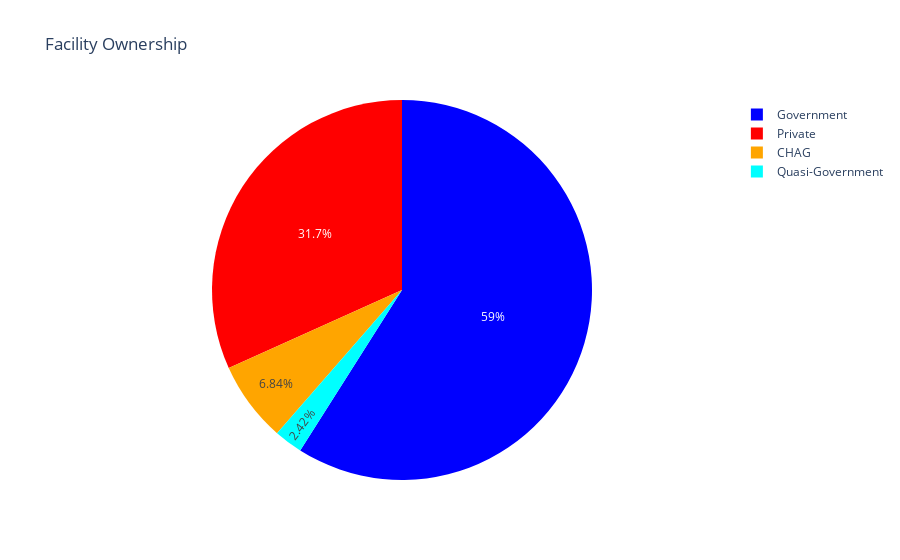

This figure's notebook cell:
### Markdown cell above
# Analysis
Let's do some deeper visualization of our data by region to see what we can find.

### Code cell
lab = fac['Ownership'].value_counts().keys().tolist()
val = fac['Ownership'].value_counts().values.tolist()
trace = go.Pie(labels=lab, 
                values=val, 
                marker=dict(colors=['blue', 'red', 'orange', 'cyan']), 
                hoverinfo='value')
data = [trace]
layout = go.Layout(title='Facility Ownership')
fig = go.Figure(data = data,layout = layout)
fig.show()

### Figure 1 — Plotly figure (JSON) as saved in the notebook; plotly's stock layout.template omitted (floating-point values rounded to 4 significant figures)
{"data": [{"hoverinfo": "value", "labels": ["Government", "Private", "CHAG", "Quasi-Government"], "marker": {"colors": ["blue", "red", "orange", "cyan"]}, "type": "pie", "values": [2216, 1192, 257, 91]}], "layout": {"title": {"text": "Facility Ownership"}}}
